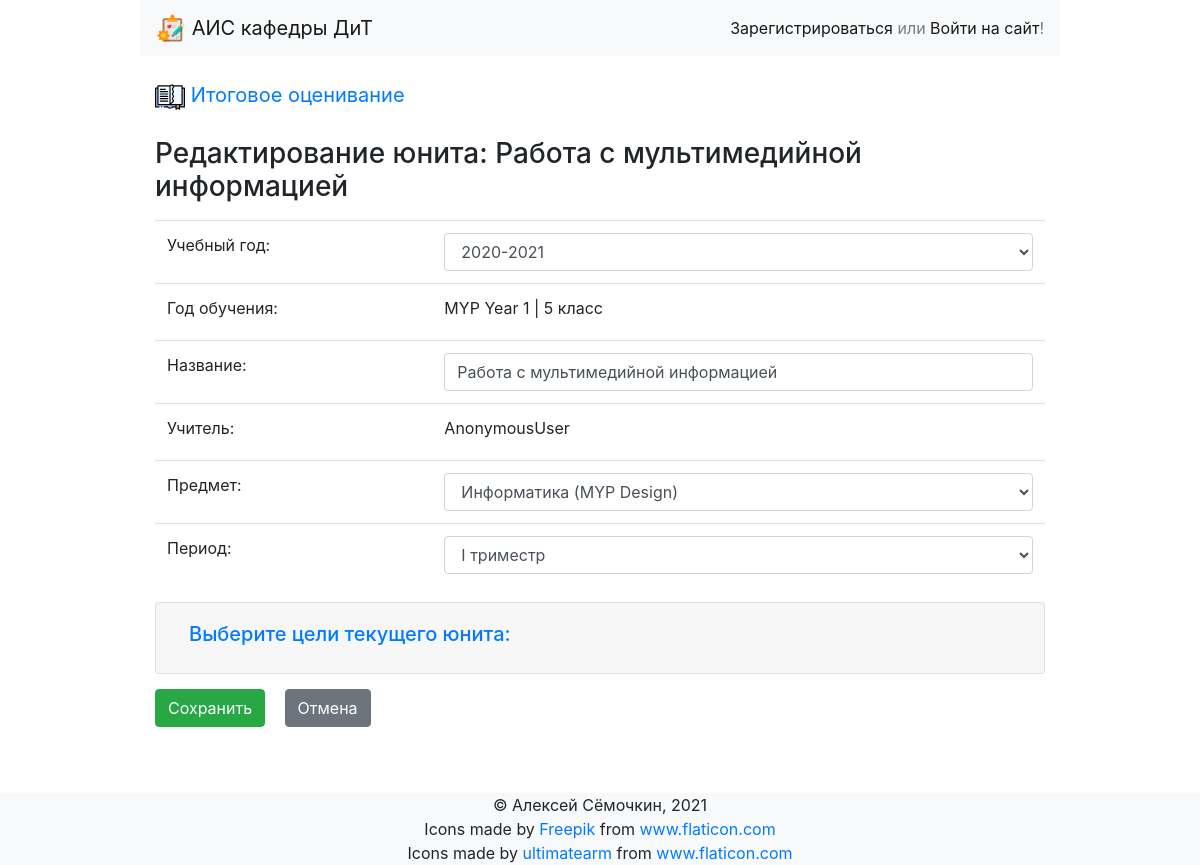
Page /sumassess/unit/edit/6 on the committed database.
### sumassess/models.py (models this page shows, shortened)
class Unit(models.Model):
    styear = models.ForeignKey('sumassess.StudyYear', verbose_name=_('Учебный год'), related_name="unit_styear", on_delete=models.SET_NULL, null=True)
    name = models.CharField(max_length=255, verbose_name=_("Название юнита"))
    year_ib = models.ForeignKey('sumassess.YearIB', verbose_name=_("Год"), on_delete=models.SET_NULL, null=True, related_name="unit_year")
    teacher = models.ForeignKey("employee.User", on_delete=models.SET_NULL, null=True, verbose_name=_("Учитель"), related_name="unit_teacher")
    subject = models.ForeignKey('sumassess.Subject', verbose_name=_("Предмет"), on_delete=models.SET_NULL, null=True, related_name="unit_subject")
    objective = models.ManyToManyField("sumassess.Objective", verbose_name=_("Выбранные цели"), blank=True, related_name="unit_objective")
    period = models.ForeignKey('sumassess.Period', verbose_name=_("Период"), on_delete=models.SET_NULL, null=True, related_name="unit_period")
    class Meta:
        verbose_name = 'Юнит'
        verbose_name_plural = 'Юниты'
        ordering = ['year_ib', 'period', 'subject']

class YearIB(models.Model):
    IB_PROGRAMM = [
        ('PYP', 'Primary Years Programme'),
        ('MYP', 'Middle Years Programme'),
        ('DP', 'Diploma Programme'),
    ]
    year_ib = models.CharField(max_length=2, verbose_name=_("Год обучения в IB"))
    programm = models.CharField(choices=IB_PROGRAMM, default='MYP', max_length=3)
    grade_rus = models.CharField(max_length=2, verbose_name=_("Год обучения в РФ"))
    class Meta:
        verbose_name = 'Год IB'
        verbose_name_plural = 'Года IB'
        ordering = ['programm', 'year_ib']
    def __str__(self):
        return "{} Year {} | {} класс".format(self.programm, self.year_ib, self.grade_rus)

### sumassess/views.py (the view, shortened to what this page needs)
# urls.py: path('sumassess/unit/edit/<int:pk>', UnitEdit.as_view(), name='unit_edit'),
class UnitEdit(authView, UpdateView):
    model = Unit
    form_class = UnitForm
    template_name = 'unit_edit.html'
    slug_field = 'id'
    default_redirect = '/'
    register = template.Library()
    def get_initial(self):
        print(self.object.name)
        self.initial.update({ 'year_ib': self.object.year_ib })
        return self.initial
    def get(self, request, *args, **kwargs):
        request.session['previous_page'] = request.META.get('HTTP_REFERER', self.default_redirect)
        return super().get(request, *args, **kwargs)
    def get_context_data(self, **kwargs):
        context = super().get_context_data(**kwargs)
        return context

### employee/models.py (called while the page is built)
    def __str__(self):
        return "{} {}".format(self.name, self.surname)

### employee/views.py (called while the page is built)
    def get_context_data(self, **kwargs):
        context = super().get_context_data(**kwargs)
        context['show_login'] = True
        if self.request.user.is_authenticated:
            context['username'] = self.request.user.username
            if SocialAccount.objects.filter(user=self.request.user).exists():
                context['extra_data'] = SocialAccount.objects.get(user=self.request.user).extra_data
        return context

### sumassess/forms.py (called while the page is built)
    def choice(self, obj):
        return (self.field.prepare_value(obj),
                self.field.label_from_instance(obj), obj)

    def _get_choices(self):
        if hasattr(self, '_choices'):
            return self._choices
        return CustomModelChoiceIterator(self)

### sumassess/models.py (called while the page is built)
    def __str__(self):
        return "{} {}".format(self.programm, self.name)

    def __str__(self):
        return "{} ({})".format(self.name, self.subjgroup)

    def __str__(self):
        return "{}. {}".format(self.letter, self.shortname)

    def __str__(self):
        return "{} {} {} {}...".format(self.year_ib, self.criteria.letter, self.strand, self.name[:30])

    def __str__(self):
        return "{}".format(self.year)

    def __str__(self):
        return "{}".format(self.name)

### sumassess/templates/unit_edit.html (shortened to what this page needs)
{% extends "sumassess_base.html" %}
{% block sumassess_content %}
{% load static %}
{% if unit.name %}
<h3> Редактирование юнита: {{ unit.name }} </h3>
{% else %}
<h3> Создание нового юнита </h3>
{% endif %}
<form class="form-group" action="" method="post" enctype="multipart/form-data">{% csrf_token %}
  <table class="table mt-3">
    <tr>
      <td><label for="id_styear"> Учебный год: </label> </td>
      <td>{{form.styear}}</td>
    </tr>
    {% if unit.name %}
    <tr>
      <td><label for="id_year_ib}"> Год обучения: </label> </td>
      <td>{{form.year_ib}} {{unit.year_ib}}</td>
    </tr>
    {% else %}
    <tr>
      <td><label for="id_year_ib}"> Год обучения: </label> </td>
      <td>{{form.year_ib}}</td>
    </tr>
    {% endif %}
    <tr>
      <td><label for="id_name}"> Название: </label> </td>
      <td>{{form.name}}</td>
    </tr>
    <tr>
      <td><label for="id_teacher}"> Учитель: </label> </td>
      <td>{{form.teacher}} {{user}}</td>
    </tr>
    <tr>
      <td><label for="id_subject}"> Предмет: </label> </td>
      <td>{{form.subject}}</td>
    </tr>
    <tr>
      <td><label for="id_period}"> Период: </label> </td>
      <td>{{form.period}}</td>
    </tr>
  </table>
  {% if unit.name %}
  <div class="accordion" id="accordionExample">
    <div class="card">
      <div class="card-header" id="headingOne">
        <h2 class="mb-0">
          <button class="btn btn-link" type="button" data-toggle="collapse" data-target="#collapseOne"
            aria-expanded="true" aria-controls="collapseOne">
            <h5>Выберите цели текущего юнита:</h5>
          </button>
        </h2>
      </div>
    </div>
  </div>
  {% endif %}
  <div class="buttons-wrapper">
    <input class="btn btn-success" type="submit" value="Сохранить" />
    <a class="btn btn-secondary" href="" onclick="javascript:history.back();return false;">Отмена</a>
  </div>
</form>
{% endblock %}

### static/css/style.css (style rules this page uses)
.buttons-wrapper { padding: 15px 0; }
.buttons-wrapper input { margin-right: 15px; }

### rows in the picture
Unit: name "Работа с мультимедийной информацией", styear "2020-2021", year_ib "MYP Year 1 | 5 класс", subject "Информатика (MYP Design)", period "I триместр"

### other values in the picture
{{ user }} "AnonymousUser"
